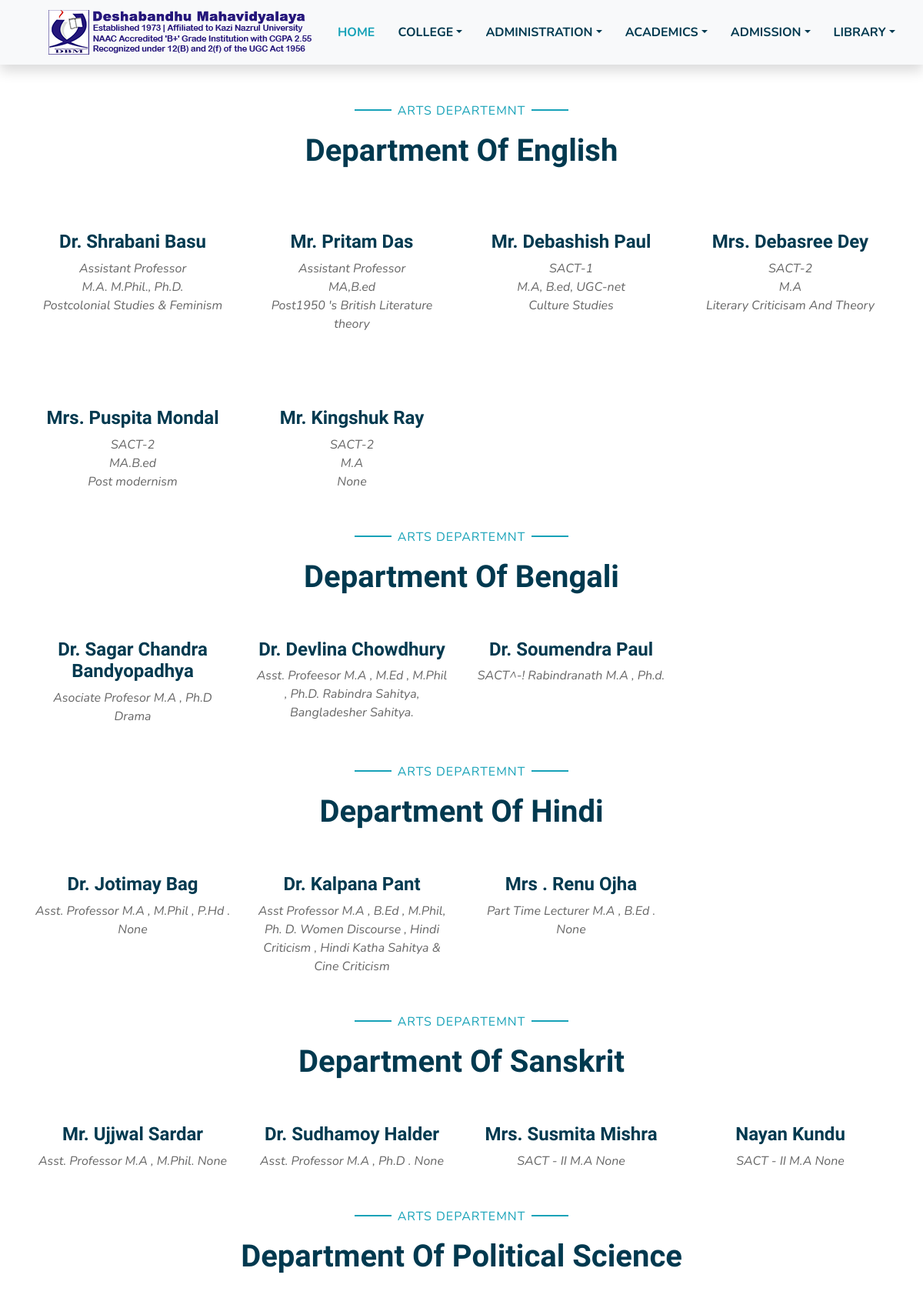
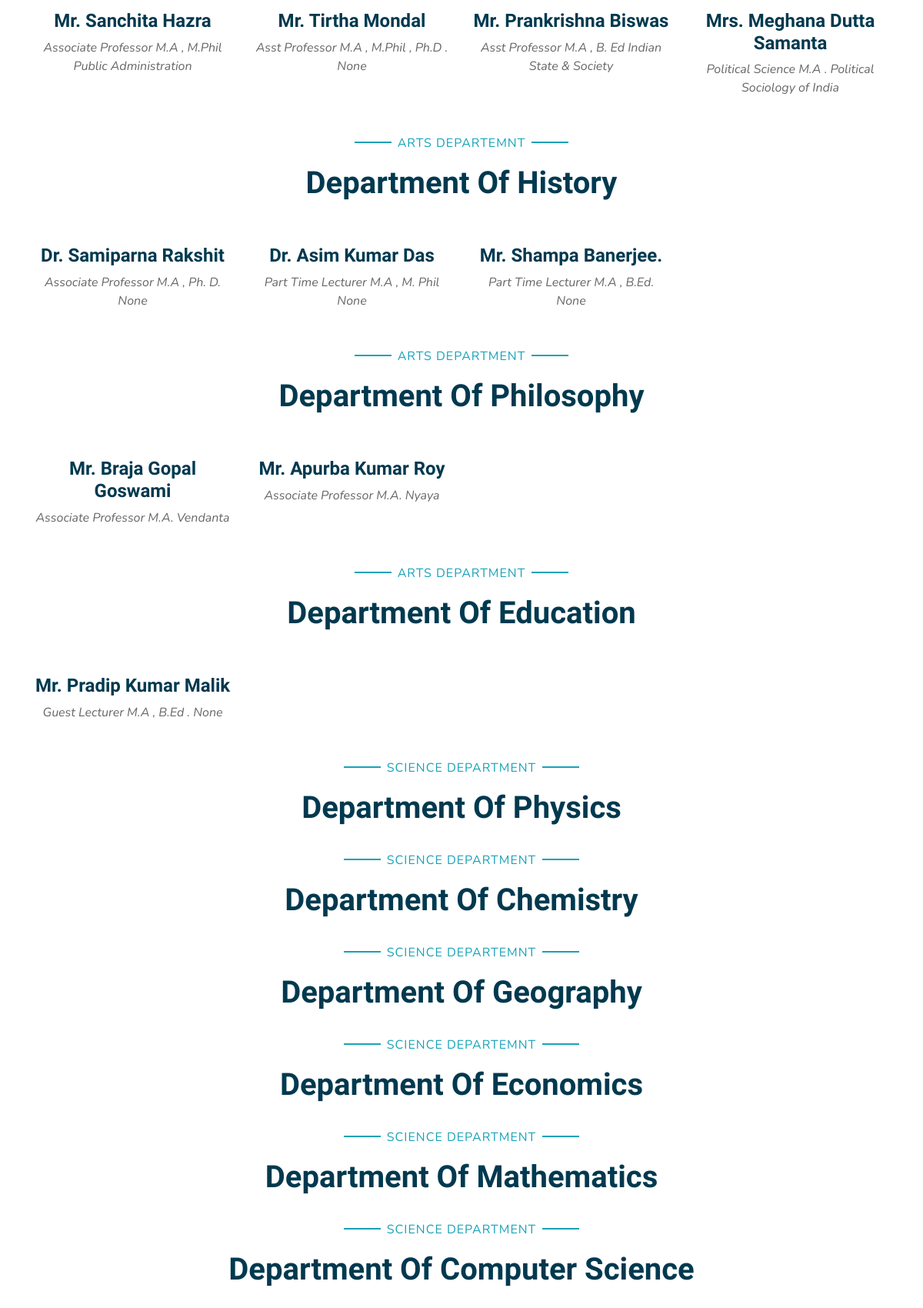
/Faculty/ (upper part), run on the app's committed database (2 pictures, top to bottom).
### public/models.py (models this page shows, shortened)
class FacultyMembers(models.Model):
    name          = models.CharField(max_length=30,null=True)
    desgination   = models.CharField(max_length=50,null=True,blank=True)
    img           = models.ImageField(upload_to="media/pics/faculty",null=True,blank=True)
    department     = models.CharField(max_length=100,null=True,blank=True)
    specialization = models.CharField(max_length=100,null=True,blank=True)
    qualification  = models.CharField(max_length=100,null=True,blank=True)

### public/views.py (the view)
# urls.py: path('Faculty/',                       all.fac, name="fac"),
    def fac(self,request):
        fac   = FacultyMembers.objects.filter(department="English")
        fac1  = FacultyMembers.objects.filter(department="Bengali")
        fac2  = FacultyMembers.objects.filter(department="Mathematics")
        fac3  = FacultyMembers.objects.filter(department="Physics")
        fac4  = FacultyMembers.objects.filter(department="Chemistry")
        fac5  = FacultyMembers.objects.filter(department="Computer Science")
        fac6  = FacultyMembers.objects.filter(department="Sanskrit")
        fac7  = FacultyMembers.objects.filter(department="Geography")
        fac8  = FacultyMembers.objects.filter(department="Economics")
        fac9  = FacultyMembers.objects.filter(department="Political Science")
        fac10 = FacultyMembers.objects.filter(department="Commerse")
        fac11 = FacultyMembers.objects.filter(department="BBA")
        fac12 = FacultyMembers.objects.filter(department="BCA")
        fac13 = FacultyMembers.objects.filter(department="Philosophy")
        fac14 = FacultyMembers.objects.filter(department="Education")
        fac15 = FacultyMembers.objects.filter(department="Hindi")
        fac16 = FacultyMembers.objects.filter(department="History")
        self.context["english"]             = fac
        self.context["Bengali"]             = fac1
        self.context["Mathematics"]         = fac2
        self.context["Physics"]             = fac3
        self.context["Chemistry"]           = fac4
        self.context["ComputerScience"]     = fac5
        self.context["Sanskrit"]            = fac6
        self.context["Geography"]           = fac7
        self.context["Economics"]           = fac8
        self.context["PoliticalScience"]    = fac9
        self.context["Commerse"]            = fac10
        self.context["BBA"]                 = fac11
        self.context["BCA"]                 = fac12
        self.context["Philosophy"]          = fac13
        self.context["Education"]           = fac14
        self.context["Hindi"]               = fac15
        self.context["History"]             = fac16
        return render(request,"faculty.html",self.context)

### templates/faculty.html (shortened to what this page needs)
<!DOCTYPE html>
{%load static%}
<html lang="en">
<head>
   <link href="https://cdnjs.cloudflare.com/ajax/libs/font-awesome/5.10.0/css/all.min.css" rel="stylesheet">
   <link href="{%static 'lib/flaticon/font/flaticon.css'%}" rel="stylesheet">
   <link href="{%static 'lib/owlcarousel/assets/owl.carousel.min.css'%}" rel="stylesheet">
   <link href="{%static 'lib/lightbox/css/lightbox.min.css'%}" rel="stylesheet">
   <link href="{%static 'css/style.css'%}" rel="stylesheet">
</head>
<body>
   <div class="container-fluid bg-light position-relative shadow">
    <nav class="navbar navbar-expand-lg bg-light navbar-light py-3 py-lg-0 px-0 px-lg-5">
        <a href="" class="navbar-brand font-weight-bold text-secondary" style="font-size:19px;">
            <img src="{%static 'img/Images/header/logo.png'%}">
        </a>
        <div class="collapse navbar-collapse justify-content-between" id="navbarCollapse">
            <div class="navbar-nav font-weight-bold mx-auto py-0">
                <a href="index.html" class="nav-item nav-link active">HOME</a>
                <div class="nav-item dropdown">
                    <a href="#" class="nav-link dropdown-toggle" data-toggle="dropdown">COLLEGE</a>
                </div>
                <div class="nav-item dropdown">
                    <a href="#" class="nav-link dropdown-toggle" data-toggle="dropdown">ADMINISTRATION</a>
                </div>
                <div class="nav-item dropdown">
                    <a href="#" class="nav-link dropdown-toggle" data-toggle="dropdown">ACADEMICS</a>
                </div>
                <div class="nav-item dropdown">
                    <a href="#" class="nav-link dropdown-toggle" data-toggle="dropdown">ADMISSION</a>
                </div>
                <div class="nav-item dropdown">
                    <a href="#" class="nav-link dropdown-toggle" data-toggle="dropdown">LIBRARY</a>
                </div>
            </div>
        </div>
    </nav>
</div>
     <div class="container-fluid pt-5">
        <div class="container">
            <div class="text-center pb-2">
                <p class="section-title px-5"><span class="px-2">Arts Departemnt</span></p>
                <h1 class="mb-4">Department Of English</h1>
            </div>
            <div class="row">
                {%for i in english%}
                <div class="col-md-6 col-lg-3 text-center team mb-5">
                    <div class="position-relative overflow-hidden mb-4" style="border-radius: 100%;">
                    </div>
                    <h4>{{i.name}}</h4>
                    <i>{{i.desgination}}</i><br>
                    <i>{{i.qualification}}</i><br>
                    <i>{{i.specialization}}</i>
                </div>
                {%endfor%}
            </div>
            <div class="text-center pb-2">
                <p class="section-title px-5"><span class="px-2">Arts Departemnt</span></p>
                <h1 class="mb-4">Department Of Bengali</h1>
            </div>
            <div class="row">
                {%for i in Bengali%}
                <div class="col-md-6 col-lg-3 text-center team mb-5">
                    <h4>{{i.name}}</h4>
                    <i>{{i.desgination}}</i>
                    <i>{{i.qualification}}</i>
                    <i>{{i.specialization}}</i>
                </div>
                {%endfor%}
            </div>
            <div class="text-center pb-2">
                <p class="section-title px-5"><span class="px-2">Arts Departemnt</span></p>
                <h1 class="mb-4">Department Of Hindi</h1>
            </div>
            <div class="row">
                {%for i in Hindi%}
                <div class="col-md-6 col-lg-3 text-center team mb-5">
                    <h4>{{i.name}}</h4>
                    <i>{{i.desgination}}</i>
                    <i>{{i.qualification}}</i>
                    <i>{{i.specialization}}</i>
                </div>
                {%endfor%}
            </div>
            <div class="text-center pb-2">
                <p class="section-title px-5"><span class="px-2">Arts Departemnt</span></p>
                <h1 class="mb-4">Department Of Sanskrit</h1>
            </div>
            <div class="row">
                {%for i in Sanskrit%}
                <div class="col-md-6 col-lg-3 text-center team mb-5">
                    <h4>{{i.name}}</h4>
                    <i>{{i.desgination}}</i>
                    <i>{{i.qualification}}</i>
                    <i>{{i.specialization}}</i>
                </div>
                {%endfor%}
            </div>
            <div class="text-center pb-2">
                <p class="section-title px-5"><span class="px-2">Arts Departemnt</span></p>
                <h1 class="mb-4">Department Of Political Science</h1>
            </div>
            <div class="row">
                {%for i in PoliticalScience%}
                <div class="col-md-6 col-lg-3 text-center team mb-5">
                    <h4>{{i.name}}</h4>
                    <i>{{i.desgination}}</i>
                    <i>{{i.qualification}}</i>
                    <i>{{i.specialization}}</i>
                </div>
                {%endfor%}
            </div>
            <div class="text-center pb-2">
                <p class="section-title px-5"><span class="px-2">Arts Departemnt</span></p>
                <h1 class="mb-4">Department Of History</h1>
            </div>
            <div class="row">
                {%for i in History%}
                <div class="col-md-6 col-lg-3 text-center team mb-5">
                    <h4>{{i.name}}</h4>
                    <i>{{i.desgination}}</i>
                    <i>{{i.qualification}}</i>
                    <i>{{i.specialization}}</i>
                </div>
                {%endfor%}
            </div>
            <div class="text-center pb-2">
                <p class="section-title px-5"><span class="px-2">Arts Department</span></p>
                <h1 class="mb-4">Department Of Philosophy</h1>
            </div>
            <div class="row">
                {%for i in Philosophy%}
                <div class="col-md-6 col-lg-3 text-center team mb-5">
                    <h4>{{i.name}}</h4>
                    <i>{{i.desgination}}</i>
                    <i>{{i.qualification}}</i>
                    <i>{{i.specialization}}</i>
                </div>
                {%endfor%}
            </div>
            <div class="text-center pb-2">
                <p class="section-title px-5"><span class="px-2">Arts Department</span></p>
                <h1 class="mb-4">Department Of Education</h1>
            </div>
            <div class="row">
                {%for i in Education%}
                <div class="col-md-6 col-lg-3 text-center team mb-5">
                    <h4>{{i.name}}</h4>
                    <i>{{i.desgination}}</i>
                    <i>{{i.qualification}}</i>
                    <i>{{i.specialization}}</i>
                </div>
                {%endfor%}
            </div>
            <div class="text-center pb-2">
                <p class="section-title px-5"><span class="px-2">Science Department</span></p>
                <h1 class="mb-4">Department Of Physics</h1>
            </div>
            <div class="text-center pb-2">
                <p class="section-title px-5"><span class="px-2">Science Department</span></p>
                <h1 class="mb-4">Department Of Chemistry</h1>
            </div>
            <div class="text-center pb-2">
                <p class="section-title px-5"><span class="px-2">Science Departemnt</span></p>
                <h1 class="mb-4">Department Of Geography</h1>
            </div>
            <div class="text-center pb-2">
                <p class="section-title px-5"><span class="px-2">Science Departemnt</span></p>
                <h1 class="mb-4">Department Of Economics</h1>
            </div>
            <div class="text-center pb-2">
                <p class="section-title px-5"><span class="px-2">Science Department</span></p>
                <h1 class="mb-4">Department Of Mathematics</h1>
            </div>
            <div class="text-center pb-2">
                <p class="section-title px-5"><span class="px-2">Science Department</span></p>
                <h1 class="mb-4">Department Of Computer Science</h1>
            </div>
        </div>
    </div>
</body>
</html>

### data on the page
FacultyMembers: name "Dr. Shrabani Basu", desgination "Assistant Professor", qualification "M.A. M.Phil., Ph.D.", specialization "Postcolonial Studies & Feminism"
FacultyMembers: name "Mr. Pritam Das", desgination "Assistant Professor", qualification "MA,B.ed", specialization "Post1950 's British Literature theory"
FacultyMembers: name "Mr. Debashish Paul", desgination "SACT-1", qualification "M.A, B.ed, UGC-net", specialization "Culture Studies"
FacultyMembers: name "Mrs. Debasree Dey", desgination "SACT-2", qualification "M.A", specialization "Literary Criticisam And Theory"
FacultyMembers: name "Mrs. Puspita Mondal", desgination "SACT-2", qualification "MA.B.ed", specialization "Post modernism"
FacultyMembers: name "Mr. Kingshuk Ray", desgination "SACT-2", qualification "M.A", specialization "None"
FacultyMembers: name "Dr. Sagar Chandra Bandyopadhya", desgination "Asociate Profesor", qualification "M.A , Ph.D", specialization "Drama"
FacultyMembers: name "Dr. Devlina Chowdhury", desgination "Asst. Profeesor", qualification "M.A , M.Ed , M.Phil , Ph.D.", specialization "Rabindra Sahitya, Bangladesher Sahitya."
FacultyMembers: name "Dr. Soumendra Paul", desgination "SACT^-!", qualification "Rabindranath", specialization "M.A , Ph.d."
FacultyMembers: name "Dr. Jotimay Bag", desgination "Asst. Professor", qualification "M.A , M.Phil , P.Hd .", specialization "None"
FacultyMembers: name "Dr. Kalpana Pant", desgination "Asst Professor", qualification "M.A , B.Ed , M.Phil, Ph. D.", specialization "Women Discourse , Hindi Criticism , Hindi Katha Sahitya & Cine Criticism"
FacultyMembers: name "Mrs . Renu Ojha", desgination "Part Time Lecturer", qualification "M.A , B.Ed .", specialization "None"
FacultyMembers: name "Mr. Ujjwal Sardar", desgination "Asst. Professor", qualification "M.A , M.Phil.", specialization "None"
FacultyMembers: name "Dr. Sudhamoy Halder", desgination "Asst. Professor", qualification "M.A , Ph.D .", specialization "None"
FacultyMembers: name "Mrs. Susmita Mishra", desgination "SACT - II", qualification "M.A", specialization "None"
FacultyMembers: name "Nayan Kundu", desgination "SACT - II", qualification "M.A", specialization "None"
FacultyMembers: name "Mr. Sanchita Hazra", desgination "Associate Professor", qualification "M.A , M.Phil", specialization "Public Administration"
FacultyMembers: name "Mr. Tirtha Mondal", desgination "Asst Professor", qualification "M.A , M.Phil , Ph.D .", specialization "None"
FacultyMembers: name "Mr. Prankrishna Biswas", desgination "Asst Professor", qualification "M.A , B. Ed", specialization "Indian State & Society"
FacultyMembers: name "Mrs. Meghana Dutta Samanta", desgination "Political Science", qualification "M.A .", specialization "Political Sociology of India"
FacultyMembers: name "Dr. Samiparna Rakshit", desgination "Associate Professor", qualification "M.A , Ph. D.", specialization "None"
FacultyMembers: name "Dr. Asim Kumar Das", desgination "Part Time Lecturer", qualification "M.A , M. Phil", specialization "None"
FacultyMembers: name "Mr. Shampa Banerjee.", desgination "Part Time Lecturer", qualification "M.A , B.Ed.", specialization "None"
FacultyMembers: name "Mr. Braja Gopal Goswami", desgination "Associate Professor", qualification "M.A.", specialization "Vendanta"
FacultyMembers: name "Mr. Apurba Kumar Roy", desgination "Associate Professor", qualification "M.A.", specialization "Nyaya"
FacultyMembers: name "Mr. Pradip Kumar Malik", desgination "Guest Lecturer", qualification "M.A , B.Ed .", specialization "None"
